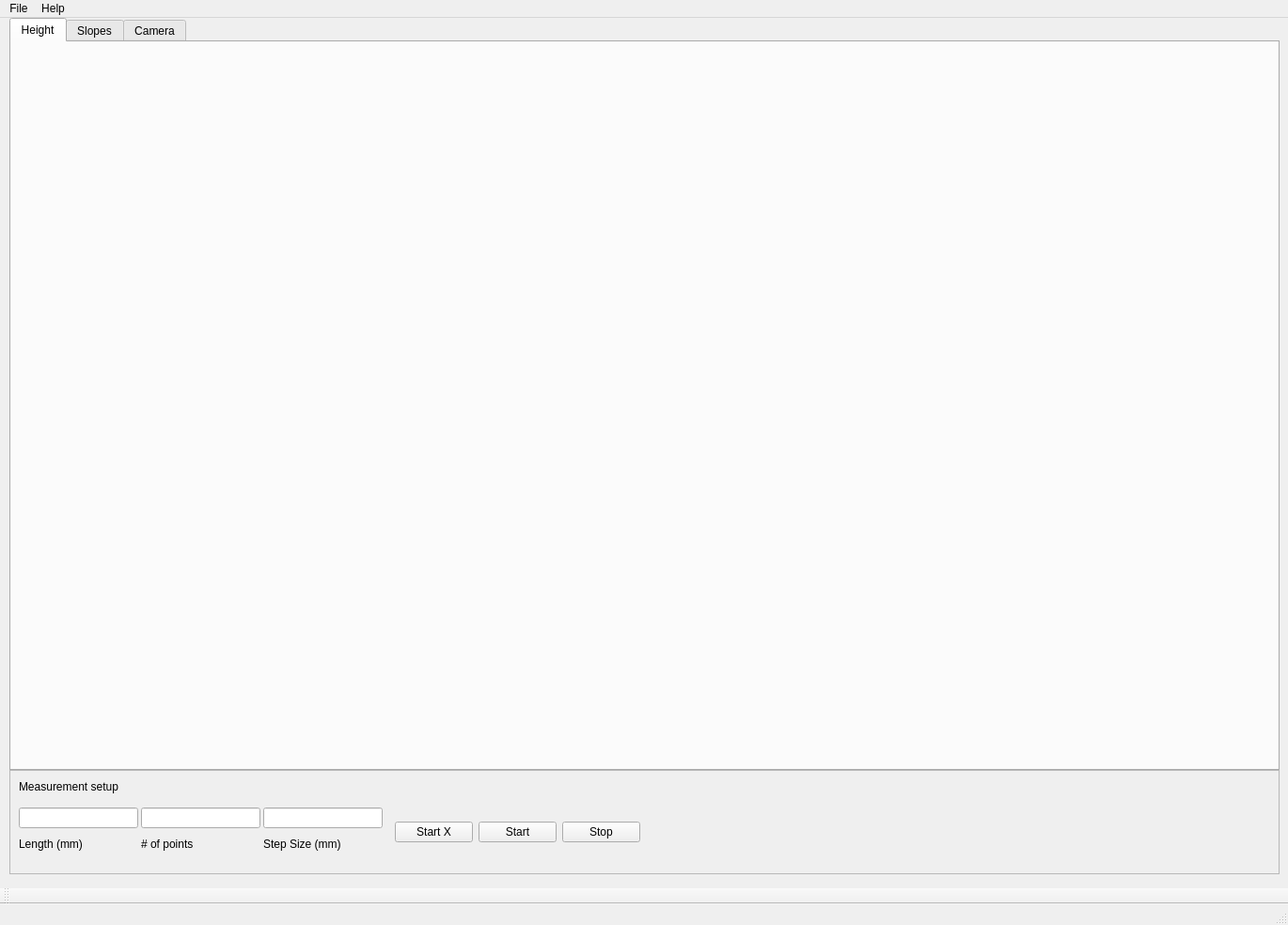
<?xml version="1.0" encoding="UTF-8"?>
<ui version="4.0">
 <class>MeasurementGUI</class>
 <widget class="QMainWindow" name="MeasurementGUI">
  <property name="geometry">
   <rect>
    <x>0</x>
    <y>0</y>
    <width>1370</width>
    <height>984</height>
   </rect>
  </property>
  <property name="windowTitle">
   <string notr="true">MainWindow</string>
  </property>
  <property name="toolTip">
   <string notr="true"/>
  </property>
  <property name="statusTip">
   <string notr="true"/>
  </property>
  <property name="whatsThis">
   <string notr="true"/>
  </property>
  <property name="accessibleName">
   <string notr="true"/>
  </property>
  <widget class="QWidget" name="centralwidget">
   <widget class="QTabWidget" name="Measurements">
    <property name="geometry">
     <rect>
      <x>10</x>
      <y>0</y>
      <width>1351</width>
      <height>801</height>
     </rect>
    </property>
    <property name="toolTipDuration">
     <number>-1</number>
    </property>
    <property name="currentIndex">
     <number>0</number>
    </property>
    <widget class="QWidget" name="height_tab">
     <attribute name="title">
      <string>Height</string>
     </attribute>
    </widget>
    <widget class="QWidget" name="Slopes_tab">
     <attribute name="title">
      <string>Slopes</string>
     </attribute>
    </widget>
    <widget class="QWidget" name="cam_tab">
     <attribute name="title">
      <string>Camera</string>
     </attribute>
    </widget>
   </widget>
   <widget class="QFrame" name="frame">
    <property name="geometry">
     <rect>
      <x>10</x>
      <y>800</y>
      <width>1351</width>
      <height>111</height>
     </rect>
    </property>
    <property name="frameShape">
     <enum>QFrame::StyledPanel</enum>
    </property>
    <property name="frameShadow">
     <enum>QFrame::Raised</enum>
    </property>
    <widget class="MyLabel" name="label">
     <property name="geometry">
      <rect>
       <x>10</x>
       <y>10</y>
       <width>161</width>
       <height>16</height>
      </rect>
     </property>
     <property name="text">
      <string>Measurement setup</string>
     </property>
    </widget>
    <widget class="QWidget" name="layoutWidget">
     <property name="geometry">
      <rect>
       <x>140</x>
       <y>40</y>
       <width>127</width>
       <height>49</height>
      </rect>
     </property>
     <layout class="QVBoxLayout" name="verticalLayout_2">
      <item>
       <widget class="MyQLineEdit" name="points_input"/>
      </item>
      <item>
       <widget class="MyLabel" name="points_label">
        <property name="text">
         <string># of points</string>
        </property>
       </widget>
      </item>
     </layout>
    </widget>
    <widget class="QWidget" name="layoutWidget_2">
     <property name="geometry">
      <rect>
       <x>270</x>
       <y>40</y>
       <width>127</width>
       <height>49</height>
      </rect>
     </property>
     <layout class="QVBoxLayout" name="verticalLayout_3">
      <item>
       <widget class="MyQLineEdit" name="stepsize_input"/>
      </item>
      <item>
       <widget class="MyLabel" name="stepsize_label">
        <property name="text">
         <string>Step Size (mm)</string>
        </property>
       </widget>
      </item>
     </layout>
    </widget>
    <widget class="QWidget" name="layoutWidget">
     <property name="geometry">
      <rect>
       <x>10</x>
       <y>40</y>
       <width>127</width>
       <height>49</height>
      </rect>
     </property>
     <layout class="QVBoxLayout" name="verticalLayout">
      <item>
       <widget class="MyQLineEdit" name="length_input"/>
      </item>
      <item>
       <widget class="MyLabel" name="length_label">
        <property name="text">
         <string>Length (mm)</string>
        </property>
       </widget>
      </item>
     </layout>
    </widget>
    <widget class="QWidget" name="layoutWidget">
     <property name="geometry">
      <rect>
       <x>410</x>
       <y>50</y>
       <width>261</width>
       <height>32</height>
      </rect>
     </property>
     <layout class="QHBoxLayout" name="horizontalLayout">
      <item>
       <widget class="MyPushButton" name="xStartPos">
        <property name="text">
         <string>Start X</string>
        </property>
       </widget>
      </item>
      <item>
       <widget class="MyPushButton" name="startButton">
        <property name="text">
         <string>Start</string>
        </property>
       </widget>
      </item>
      <item>
       <widget class="MyPushButton" name="stopButton">
        <property name="text">
         <string>Stop</string>
        </property>
       </widget>
      </item>
     </layout>
    </widget>
   </widget>
  </widget>
  <widget class="QMenuBar" name="menubar">
   <property name="geometry">
    <rect>
     <x>0</x>
     <y>0</y>
     <width>1370</width>
     <height>24</height>
    </rect>
   </property>
   <widget class="QMenu" name="menuFile">
    <property name="title">
     <string>File</string>
    </property>
    <addaction name="separator"/>
    <addaction name="actionStart_Measurement"/>
    <addaction name="actionSave"/>
    <addaction name="separator"/>
    <addaction name="actionQuit"/>
   </widget>
   <widget class="QMenu" name="menuHelp">
    <property name="title">
     <string>Help</string>
    </property>
    <addaction name="separator"/>
    <addaction name="actionGantry_Help"/>
    <addaction name="actionLaser_Help"/>
    <addaction name="actionCamera_Help"/>
   </widget>
   <addaction name="menuFile"/>
   <addaction name="menuHelp"/>
  </widget>
  <widget class="QStatusBar" name="statusbar"/>
  <widget class="QToolBar" name="toolBar">
   <property name="windowTitle">
    <string>toolBar</string>
   </property>
   <attribute name="toolBarArea">
    <enum>BottomToolBarArea</enum>
   </attribute>
   <attribute name="toolBarBreak">
    <bool>false</bool>
   </attribute>
  </widget>
  <action name="actionStart_Measurement">
   <property name="text">
    <string>Start Measurement</string>
   </property>
  </action>
  <action name="actionSave">
   <property name="text">
    <string>Save </string>
   </property>
  </action>
  <action name="actionGantry_Help">
   <property name="text">
    <string>Gantry Help</string>
   </property>
  </action>
  <action name="actionLaser_Help">
   <property name="text">
    <string>Laser Help</string>
   </property>
  </action>
  <action name="actionCamera_Help">
   <property name="text">
    <string>Camera Help</string>
   </property>
  </action>
  <action name="actionQuit">
   <property name="text">
    <string>Quit</string>
   </property>
  </action>
 </widget>
 <customwidgets>
  <customwidget>
   <class>MyLabel</class>
   <extends>QLabel</extends>
   <header location="global">BaseClasses.py</header>
  </customwidget>
  <customwidget>
   <class>MyQLineEdit</class>
   <extends>QLineEdit</extends>
   <header location="global">BaseClasses.py</header>
  </customwidget>
  <customwidget>
   <class>MyPushButton</class>
   <extends>QPushButton</extends>
   <header location="global">Graphics.BaseClasses</header>
  </customwidget>
 </customwidgets>
 <resources/>
 <connections/>
</ui>
